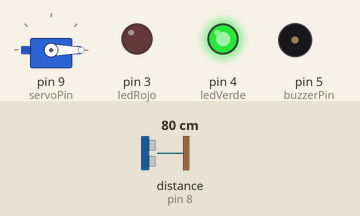
The sketch below on a simulated Arduino Uno, built with avr-gcc and run on an emulated ATmega328P. Shown: servo, output pins drawn as LEDs (lit = HIGH), buzzer (waves = sounding, pin HIGH). The inputs (shaded band) are chosen by the test bench; at power-on: distance to the obstacle (sensor on pin 8) 80 cm. The echo pulse lasts 58.3 µs per cm; what the sketch prints to the serial monitor is not drawn.

Above: at 1.3 s.
1.4 s: distance to the obstacle (sensor on pin 8) set to 23 cm
2.9 s: distance to the obstacle (sensor on pin 8) set to 18 cm
At 4.49 s:
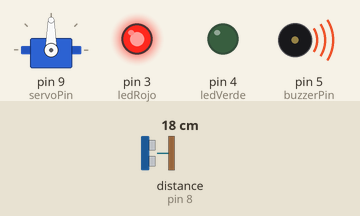
At 6.2 s:
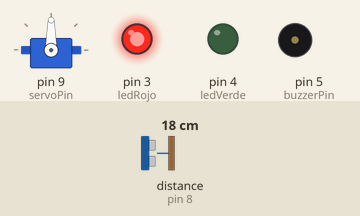
Timing chart, 0 to 7.7 s (numbered marks = the images above; inputs shaded):
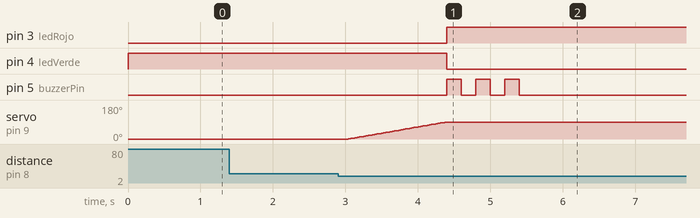

Measured:
- the behaviour switches between 21 and 20 cm on distance to the obstacle (sensor on pin 8) (found by bisection; images 0 and 1)
- after the input at 1.4 s, every drawn part: stays the same
- after the input at 2.9 s, pin 3 (ledRojo): LOW → HIGH after 1.5 s; pin 4 (ledVerde): HIGH → LOW after 1.5 s; pin 5 (buzzerPin): alternates HIGH for 0.20 s and LOW for 0.20 s, 6 changes in all, then stays LOW, starting after 1.5 s; servo on pin 9 (servoPin): moves from 0° to 90° over 1.4 s, starting after 0.14 s

The sketch:

puente_elevadizo.ino
```cpp
// Librerías
#include <Servo.h>
#include <NewPing.h>

// Pines del hardware
int servoPin = 9;
int triggerPin = 7;
int echoPin = 8;
int ledRojo = 3;
int ledVerde = 4;
int buzzerPin = 5;

// Crear objetos para servo y sensor
Servo miServo;
NewPing sonar(triggerPin, echoPin, 200); // Máximo 200cm

// Variables del sensor
int distancia = 0;
int distanciaLimite = 20; // 20cm para detectar barco

// Variables de control
bool puenteArriba = false;
unsigned long tiempoEspera = 0;
int tiempoDelay = 3000; // 3 segundos de espera

void setup()
{
  // Configurar pines como OUTPUT o INPUT
  pinMode(ledRojo, OUTPUT);
  pinMode(ledVerde, OUTPUT);
  pinMode(buzzerPin, OUTPUT);

  // Inicializar servo
  miServo.attach(servoPin);
  miServo.write(0); // Posición inicial (puente abajo)

  // Inicializar comunicación serie
  Serial.begin(9600);
  Serial.println("=== Puente Elevadizo Iniciado ===");

  // Estado inicial
  digitalWrite(ledVerde, HIGH);
  digitalWrite(ledRojo, LOW);
}

void loop()
{

  distancia = sonar.ping_cm();

  // Si no detecta nada, ping_cm() devuelve 0, asignar valor alto
  if (distancia == 0)
  {
    distancia = 999; // Valor alto para indicar "no hay objeto"
  }

  // Mostrar distancia en monitor serie
  Serial.print("Distancia: ");
  Serial.print(distancia);
  Serial.println(" cm");

  // LÓGICA PRINCIPAL: Detectar si hay barco
  if (distancia <= distanciaLimite && !puenteArriba)
  {
    // HAY BARCO Y PUENTE ESTÁ ABAJO → SUBIR PUENTE
    Serial.println("¡BARCO DETECTADO! Subiendo puente...");
    subirPuente();
    puenteArriba = true;
    tiempoEspera = millis(); // Guardar tiempo actual
  }
  else if (distancia > distanciaLimite && puenteArriba)
  {
    // NO HAY BARCO Y PUENTE ESTÁ ARRIBA → ESPERAR Y BAJAR
    if (millis() - tiempoEspera >= tiempoDelay)
    {
      Serial.println("Barco pasó. Bajando puente...");
      bajarPuente();
      puenteArriba = false;
    }
    else
    {
      // Mostrar tiempo restante de espera
      unsigned long tiempoRestante = tiempoDelay - (millis() - tiempoEspera);
      Serial.print("Esperando... ");
      Serial.print(tiempoRestante / 1000);
      Serial.println(" segundos");
    }
  }

  delay(500); // Leer sensor cada 0.5 segundos
}

// Función para subir el puente
void subirPuente()
{
  // Mover servo gradualmente de 0° a 90°
  for (int pos = 0; pos <= 90; pos++)
  {
    miServo.write(pos);
    delay(15); // Movimiento suave
  }

  // Encender LED rojo y apagar verde
  digitalWrite(ledRojo, HIGH);
  digitalWrite(ledVerde, LOW);

  // Sonar buzzer 3 veces
  for (int i = 0; i < 3; i++)
  {
    digitalWrite(buzzerPin, HIGH);
    delay(200);
    digitalWrite(buzzerPin, LOW);
    delay(200);
  }

  Serial.println("✅ Puente ARRIBA - Paso libre para barcos");
}

// Función para bajar el puente
void bajarPuente()
{
  // Sonar buzzer 2 veces (diferente al subir)
  for (int i = 0; i < 2; i++)
  {
    digitalWrite(buzzerPin, HIGH);
    delay(300);
    digitalWrite(buzzerPin, LOW);
    delay(300);
  }

  // Mover servo gradualmente de 90° a 0°
  for (int pos = 90; pos >= 0; pos--)
  {
    miServo.write(pos);
    delay(15); // Movimiento suave
  }

  // Encender LED verde y apagar rojo
  digitalWrite(ledVerde, HIGH);
  digitalWrite(ledRojo, LOW);

  Serial.println("✅ Puente ABAJO - Paso libre para vehículos");
}
```
